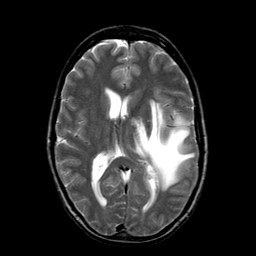
%> input picture data/mr_brain.jpg, 256 x 256 px
$ octave basic_processing.m   (GNU Octave 9; MATLAB toolbox functions it lacks are replaced by stand-ins)
%> lines starting %> are read from the running program, lines starting %| are printed output that depends on the picture
% Basic MATLAB Image Processing
% Read an image
I = imread("data/mr_brain.jpg");
%> I is the input picture: size 256x256x3 uint8; min 0, max 255, mean 42.8
whos("I")
% Display the image
imshow(I)

% Display a matrix as an image using `imagesc` and `colormap`
% Transform RBG to grayscale
pic=rgb2gray(I);
figure
subplot(1,3,1)
imagesc(pic);
title('Time Domain')
colormap(gray)
subplot(1,3,2)
% The Fourier transformed image
imagesc(fftshift(abs(fft2(pic))));
title('Fourier Without Modification');
subplot(1,3,3)
% The Fourier transformed image after the logarithm transform
qb = fftshift(log(abs(fft2(pic))));
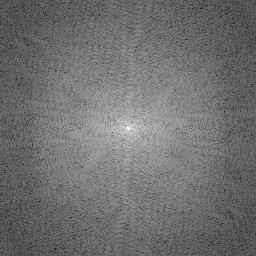
%> qb: size 256x256 double; min 0.942, max 14.85, mean 7.06; drawn with min black and max white
imagesc(qb);
title('Fourier Domain')
colormap(gray)
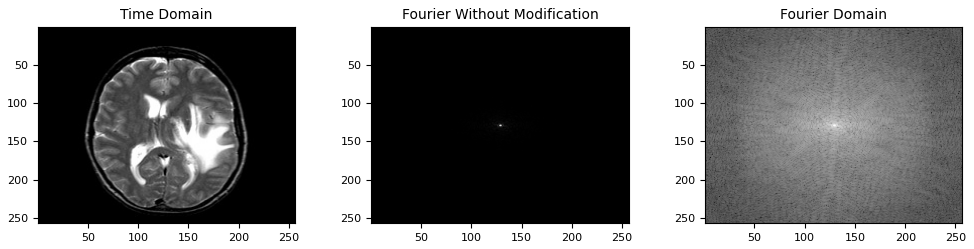
%> figure redrawn from the program's plot data, 3 panels
